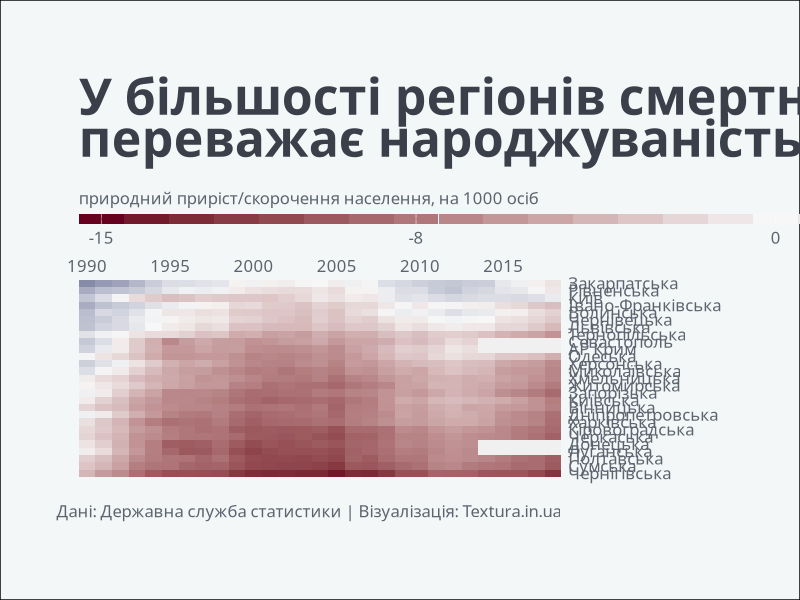

Reproduce this figure in R.
library(tidyr)
library(stringr)
library(dplyr)
library(ggplot2)

df <- read.csv('population.csv', stringsAsFactors = F)

# --------------------------------------------------------------------------------------------

df <- df %>% 
  rename(region = X) %>% 
  gather(key = 'year', value = 'rate', -region) %>% 
  mutate(year = str_replace_all(year, 'X', ''),
         region = str_replace_all(region, ' область', ''),
         region = str_replace_all(region, '\\(міськрада\\)', ''),
         region = str_replace_all(region, 'м. ', ''),
         region = str_replace_all(region, 'Автономна Республіка', 'АР'),
         year = as.numeric(year),
         rate = as.numeric(rate))

# --------------------------------------------------------------------------------------------

png(filename = 'rate.png', width = 1000, height = 700)
  
ggplot(df)+
  geom_tile(aes(x = year, 
                y = reorder(region, rate, order = T, FUN = mean, na.rm = T), 
                fill = rate), color = '#F3F7F7', size = 0)+
  scale_fill_gradient2(low = '#67001f', mid = '#f7f7f7', high = '#053061', 
                       na.value = '#F0F0F0',
                       limits = c(-15, 8),
                       breaks = c(-15, -8, 0, 8))+
  scale_x_continuous(position = 'top', 
                     breaks = c(1990, 1995, 2000, 2005, 2010, 2015),
                     #labels = c("'90", "'95", "'00", "'05", "'10", "'15"),
                     expand = c(0, 0))+
  scale_y_discrete(position = 'right')+
  guides(fill = guide_colorbar(title = 'природний приріст/скорочення населення, на 1000 осіб', 
                               title.position = 'top',
                               raster = F,
                               nbin = 24,
                               ticks = F))+
  labs(title = 'У більшості регіонів смертність\nпереважає народжуваність',
       caption = 'Дані: Державна служба статистики | Візуалізація: Textura.in.ua')+
  theme_minimal()+
  theme(text = element_text(family = 'Ubuntu Mono', size = 12, color = '#3A3F4A'),
        panel.grid = element_blank(),
        axis.title = element_blank(),
        axis.text = element_text(size = 12, color = '#5D646F'),
        legend.position = 'top',
        legend.justification = 'left',
        legend.key.width = unit(156, 'pt'),
        legend.key.height = unit(7.5, 'pt'),
        legend.title = element_text(size = 12, color = '#5D646F'),
        legend.text = element_text(family = 'Ubuntu Mono', size = 12, color = '#5D646F'),
        legend.margin = margin(b = -5, t = 10),
        plot.title = element_text(face = 'bold', size = 36, lineheight = 0.7),
        plot.caption = element_text(size = 12, color = '#5D646F', margin = margin(t = 20)),
        plot.background = element_rect(fill = '#F3F7F7'),
        plot.margin = unit(c(2, 2, 2, 2), 'cm'))

dev.off()
